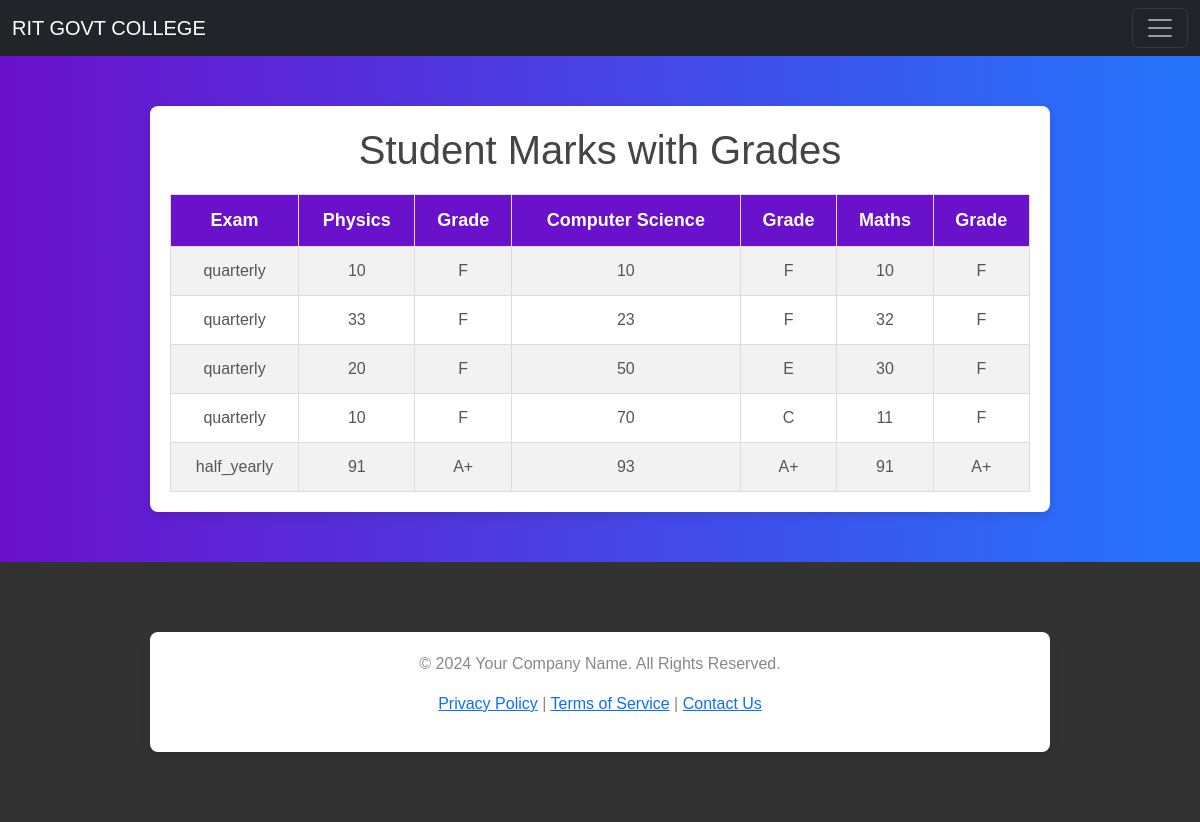
Page /view_student_marks (signed in) on the committed database.
### app1/models.py (models this page shows, shortened)
class marks(models.Model):
    student = models.ForeignKey(studentdetails, on_delete=models.CASCADE)
    physics=models.IntegerField()
    maths=models.IntegerField()
    computer_science=models.IntegerField()
    lecturer=models.ForeignKey(staff,on_delete=models.CASCADE,null=True,blank=True)
    exam_type=models.CharField(max_length=30,default='quarterly')

### app1/views.py (the view)
# urls.py: path('view_student_marks',views.student_view_marks,name='student_view_marks'),
def student_view_marks(request):
    student_id=request.session.get('sid')
    if not student_id:
        return render(request,'error.html')
    student=studentdetails.objects.get(id=student_id)
    student_marks=marks.objects.filter(student=student)
    return render(request,'student_view_marks.html',{'marks':student_marks})

### templates/student_view_marks.html (shortened to what this page needs)
{% extends 'base.html' %}
{% block content %}
{% load static %}
    <div class="container">
        <h1>Student Marks with Grades</h1>
        <table>
            <tr>
                <th>Exam</th>
                <th>Physics</th>
                <th>Grade</th>
                <th>Computer Science</th>
                <th>Grade</th>
                <th>Maths</th>
                <th>Grade</th>
            </tr>
            {% for mark in marks %}
            <tr>
                <td>{{ mark.exam_type }}</td>
                <td>{{ mark.physics }}</td>
                <td>
                    {% if mark.physics > 90 %}
                        A+
                    {% elif mark.physics > 80 %}
                        A
                    {% elif mark.physics > 70 %}
                        B
                    {% elif mark.physics > 60 %}
                        C
                    {% elif mark.physics > 50 %}
                        D
                    {% elif mark.physics >= 40 %}
                        E
                    {% else %}
                        F
                    {% endif %}
                </td>
                <td>{{ mark.computer_science }}</td>
                <td>
                    {% if mark.computer_science > 90 %}
                        A+
                    {% elif mark.computer_science > 80 %}
                        A
                    {% elif mark.computer_science > 70 %}
                        B
                    {% elif mark.computer_science > 60 %}
                        C
                    {% elif mark.computer_science > 50 %}
                        D
                    {% elif mark.computer_science >= 40 %}
                        E
                    {% else %}
                        F
                    {% endif %}
                </td>
                <td>{{ mark.maths }}</td>
                <td>
                    {% if mark.maths > 90 %}
                        A+
                    {% elif mark.maths > 80 %}
                        A
                    {% elif mark.maths > 70 %}
                        B
                    {% elif mark.maths > 60 %}
                        C
                    {% elif mark.maths > 50 %}
                        D
                    {% elif mark.maths >= 40 %}
                        E
                    {% else %}
                        F
                    {% endif %}
                </td>
            </tr>
            {% endfor %}
        </table>
    </div>
</body>
{% endblock %}

### templates/base.html (style rules this page uses)
html, body { height: 100%; margin: 0; padding: 0; display: flex; flex-direction: column; }

### templates/student_view_marks.html (style rules this page uses)
body { font-family: Arial, sans-serif; background: linear-gradient(to right, #6a11cb, #2575fc); margin: 0; padding: 0; color: #333; }
.container { max-width: 900px; margin: 50px auto; padding: 20px; background: #fff; box-shadow: 0 4px 8px rgba(0, 0, 0, 0.1); border-radius: 8px; }
h1 { text-align: center; color: #444; margin-bottom: 20px; }
table { width: 100%; border-collapse: collapse; margin-top: 20px; }
th, td { text-align: center; padding: 12px; border: 1px solid #ddd; }
th { background: #6a11cb; color: #fff; font-size: 18px; }
tr:nth-child(even) { background: #f2f2f2; }
td { font-size: 16px; color: #555; }

### rows in the picture
marks: exam_type "quarterly", physics "10", shows "F", computer_science "10", maths "10"
marks: exam_type "quarterly", physics "33", shows "F", computer_science "23", maths "32"
marks: exam_type "quarterly", physics "20", shows "F", computer_science "50", shows "E", maths "30"
marks: exam_type "quarterly", physics "10", shows "F", computer_science "70", shows "C", maths "11"
marks: exam_type "half_yearly", physics "91", shows "A+", computer_science "93", maths "91"
